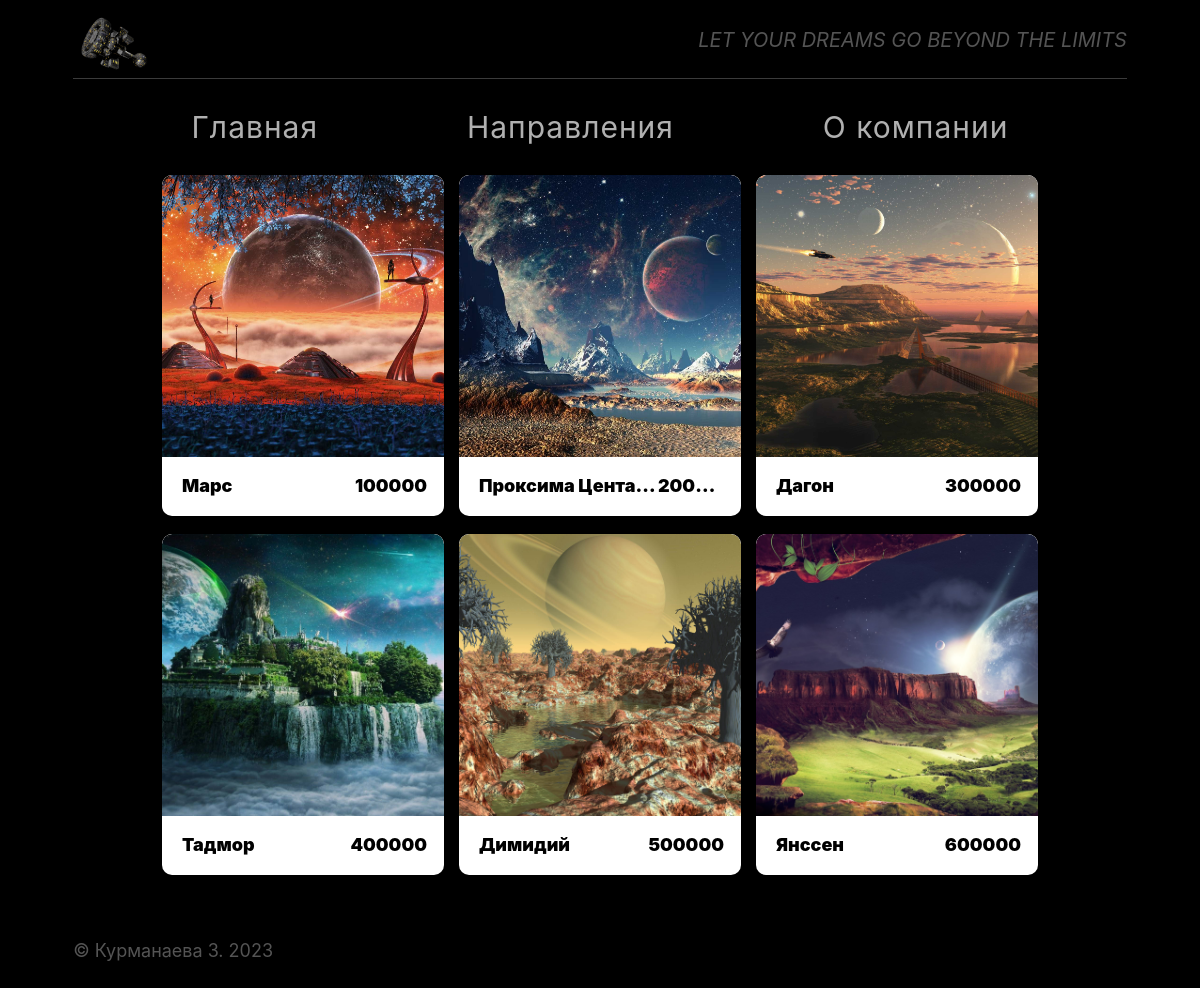
The app's page /planets with its own data.
### tables this page shows
CREATE TABLE "planets" (
	"id"	INTEGER NOT NULL,
	"name"	TEXT NOT NULL,
	"destination"	TEXT NOT NULL,
	"price"	INTEGER NOT NULL,
	"image"	TEXT NOT NULL,
	PRIMARY KEY("id" AUTOINCREMENT)
);

### server.py (the view)
@app.route("/planets")
def planets():
    con = get_connect()
    base = Base.PlanetsDB(con)
    return render_template("planets.html", menu=navMenu, cards=base.getAllPlanets())

### Base.py (called while the page is built)
    def getAllPlanets(self):
        sql = "SELECT name, destination, price, image, id FROM planets"
        try:
            self.__cursor.execute(sql)
            return self.__cursor.fetchall()
        except:
            print("ошибка чтения из базы данных")
            return []

### server.py (called while the page is built)
def connect_db():
    con = sqlite3.connect(app.config['DATABASE'])
    con.row_factory = sqlite3.Row
    return con

def get_connect():
    if not hasattr(g, 'link_db'):
        g.link_db = connect_db()
    return g.link_db

@app.teardown_appcontext
def close_connect(error):
    if hasattr(g, 'link_db'):
        g.link_db.close()

### templates/planets.html
{% extends 'base.html' %} {% block title %} Направления {% endblock %} {% block
main %}
<section class="elements">
  {% for c in cards %}
  <div class="elements__item">
    <a href="/planet/{{c.id}}">
      <img
        class="elements__image"
        src="/static/images/{{c.image}}"
        alt="{{ c.name }}"
    /></a>
    <div class="elements__caption">
      <h2 class="elements__title">{{ c.name }}</h2>
      <p class="elements__title">{{ c.price }}</p>
    </div>
  </div>
  {% endfor %}
</section>
{% endblock %}

### templates/base.html (shortened to what this page needs)
<!DOCTYPE html>
<html lang="en">
  <head>
    <link rel="stylesheet" href="/static/css/style.css" />
  </head>
  <body class="page">
    <div class="page__container">
      <header class="header">
        <img src="/static/images/logo.png" alt="Логотип" class="header__logo" />
        <p class="logo-text">Let your dreams go beyond the limits</p>
      </header>
      <div class="content">
        <section class="nav-bar">
          {% for b in menu %}
          <a href="{{b.link}}" class="nav-link">{{b.name}}</a>
          {% endfor %}
        </section>
      </div>
      <div id="main">{% block main %} {% endblock%}</div>
      <footer class="footer">
        <p class="footer__copyright">
          &copy;&nbsp;Курманаева&nbsp;З.&nbsp;2023
        </p>
      </footer>
    </div>
  </body>
</html>

### static/css/style.css (style rules this page uses)
.page { background-color: #000; font-family: 'Inter', Arial, sans-serif; -webkit-font-smoothing: antialiased; -moz-osx-font-smoothing: grayscale; -webkit-text-size-adjust: 100%; -ms-text-size-adjust: 100%; -moz-text-size-adjust: 100%; text-rendering: optimizeLegibility; color: #fff; }
.page__container { min-width: 320px; max-width: 1280px; margin: 0 auto; box-sizing: border-box; min-height: 100vh; display: flex; flex-direction: column; }
.header { width: 69%; display: flex; margin: 0 auto; justify-content:space-between; border-bottom: 1px solid rgba(84, 84, 84, 0.7); }
.logo-text { color: #545454; text-align: right; text-transform: uppercase; font-size: 20px; font-style: italic; }
@media screen and (max-width: 1269px) { .header { width: 89%; } }
.header__logo { width: 80px; margin-top: 5px; margin-bottom: 5px; }
.nav-bar { width: 69%; display: flex; justify-content: space-between; align-items: center; padding: 30px 0; margin: 0 auto; }
.nav-link { color: #b0b0b0; font-weight: 400; font-size: 30px; text-align: center; margin: 0; padding: 0; text-overflow: ellipsis; white-space: nowrap; overflow: hidden; text-decoration: none; letter-spacing: 1px; }
.elements { width: 69%; display: grid; gap: 18px 15px; grid-template-columns: repeat(auto-fit, 282px); grid-auto-flow: row; box-sizing: border-box; justify-content: space-between; align-items: flex-start; margin: 0 auto; }
@media screen and (max-width: 1269px) { .elements { width: 89%; justify-content: center; } }
.elements__item { border-radius: 10px; background-color: #FFF; position: relative; overflow: hidden; }
.elements__image { object-fit: cover; width: 282px; height: 282px; display: block; border-radius: 10px 10px 0 0; }
.elements__caption { margin: 20px 17px 20px 20px; display: flex; justify-content: space-between; }
.elements__title { margin: auto 0; padding: 0; font-weight: 900; font-size: 18px; line-height: 105%; color: #000; white-space: nowrap; overflow: hidden; text-overflow: ellipsis; text-align: left; max-width: 220px; }
.footer { width: 69%; padding-bottom: 20px; margin: 0 auto; flex-shrink: 0; }
@media screen and (max-width: 1269px) { .footer { width: 89%; } }
.footer__copyright { padding: 0; margin: 67px 0 0 0; text-align: left; color: #545454; font-weight: 400; font-size: 18px; line-height: 100%; }

### records on screen
planets: image (picture), name "Марс", price "100000"
planets: image (picture), name "Проксима Цента…", price "200…"
planets: image (picture), name "Дагон", price "300000"
planets: image (picture), name "Тадмор", price "400000"
planets: image (picture), name "Димидий", price "500000"
planets: image (picture), name "Янссен", price "600000"

### other values on screen
{{ b.name }} "Главная" "Направления" "О компании"
